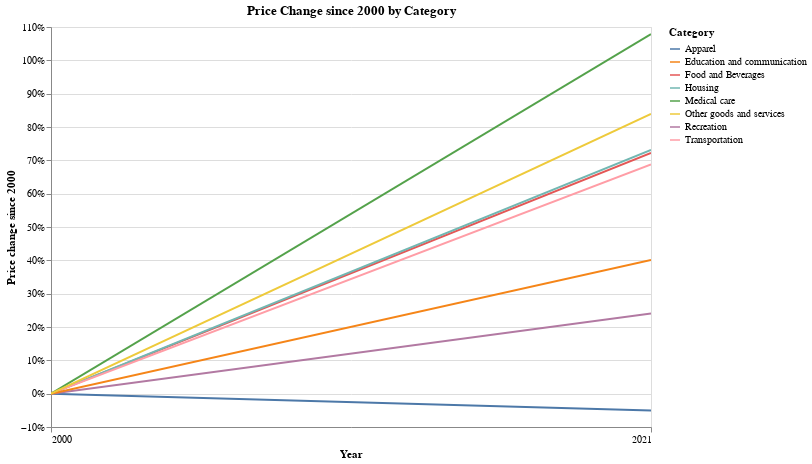

Write notebook code for a chart like this one.
### Code cell
# Slope Chart
alt.Chart(df[['date','change','Category']][(df['date'] == start_date) | (df['date'] == end_date)], title='Price Change since ' + str(start_year) +' by Category').mark_line().encode(
    x = alt.X('date', title = 'Year', axis = alt.Axis(values = [start_date, end_date], format='%Y')),
    y = alt.Y('change', title='Price change since ' + str(start_year), axis=alt.Axis(format='%')),
    color = 'Category'
).properties(height=400, width=600).interactive()

### Figure 1 — Vega-Lite specification as saved in the notebook (floating-point values rounded to 4 significant figures)
{"config": {"view": {"continuousWidth": 400, "continuousHeight": 300}}, "data": {"name": "data-31b8826d1168c47172362e38cca54501"}, "mark": "line", "encoding": {"color": {"field": "Category", "type": "nominal"}, "x": {"axis": {"format": "%Y", "values": ["1/1/2000", "12/1/2021"]}, "field": "date", "title": "Year", "type": "temporal"}, "y": {"axis": {"format": "%"}, "field": "change", "title": "Price change since 2000", "type": "quantitative"}}, "height": 400, "selection": {"selector072": {"type": "interval", "bind": "scales", "encodings": ["x", "y"]}}, "title": "Price Change since 2000 by Category", "width": 600, "$schema": "https://vega.github.io/schema/vega-lite/v4.17.0.json", "datasets": {"data-31b8826d1168c47172362e38cca54501": [{"date": "2000-01-01T00:00:00", "change": 0.0, "Category": "Food and Beverages"}, {"date": "2000-01-01T00:00:00", "change": 0.0, "Category": "Housing"}, {"date": "2000-01-01T00:00:00", "change": 0.0, "Category": "Apparel"}, {"date": "2000-01-01T00:00:00", "change": 0.0, "Category": "Transportation"}, {"date": "2000-01-01T00:00:00", "change": 0.0, "Category": "Medical care"}, {"date": "2000-01-01T00:00:00", "change": 0.0, "Category": "Recreation"}, {"date": "2000-01-01T00:00:00", "change": 0.0, "Category": "Education and communication"}, {"date": "2000-01-01T00:00:00", "change": 0.0, "Category": "Other goods and services"}, {"date": "2021-12-01T00:00:00", "change": 0.722, "Category": "Food and Beverages"}, {"date": "2021-12-01T00:00:00", "change": 0.7313, "Category": "Housing"}, {"date": "2021-12-01T00:00:00", "change": -0.05037, "Category": "Apparel"}, {"date": "2021-12-01T00:00:00", "change": 0.6877, "Category": "Transportation"}, {"date": "2021-12-01T00:00:00", "change": 1.079, "Category": "Medical care"}, {"date": "2021-12-01T00:00:00", "change": 0.2406, "Category": "Recreation"}, {"date": "2021-12-01T00:00:00", "change": 0.4011, "Category": "Education and communication"}, {"date": "2021-12-01T00:00:00", "change": 0.8396, "Category": "Other goods and services"}]}}
